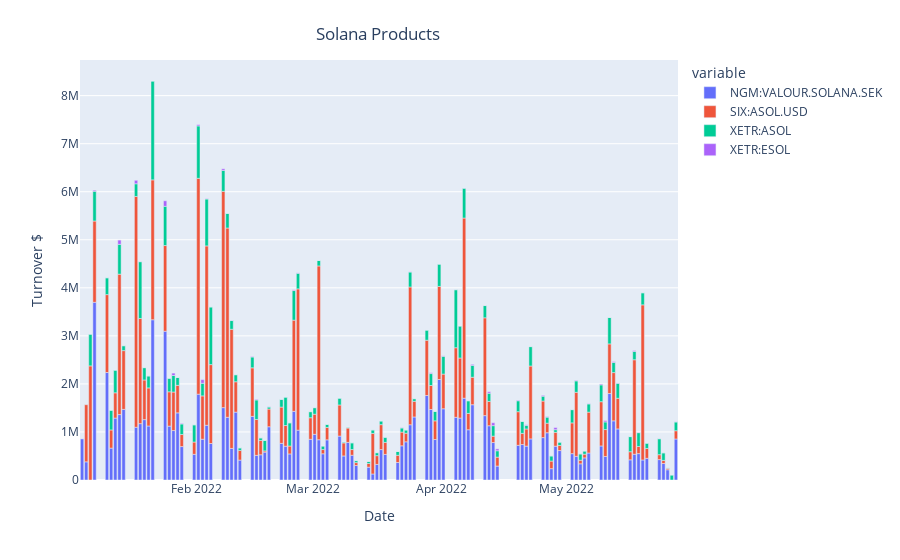

This figure's notebook cell:
### Code cell
fig_sol = px.bar(pivot_SOL, x='datetime',
y=pivot_SOL.columns,
labels={
    'value':'Turnover $',
    'datetime':'Date'
})

fig_sol.update_layout(
title={
    'text': 'Solana Products',
    'y':0.95,
    'x':0.42,
    'xanchor': 'center',
    'yanchor': 'top'
})


fig_sol.show()
